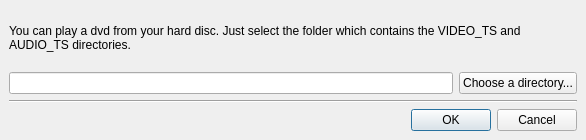
<?xml version="1.0" encoding="UTF-8"?>
<ui version="4.0">
 <class>InputDVDDirectory</class>
 <widget class="QDialog" name="InputDVDDirectory">
  <property name="geometry">
   <rect>
    <x>0</x>
    <y>0</y>
    <width>586</width>
    <height>140</height>
   </rect>
  </property>
  <property name="windowTitle">
   <string>ROSA Media Player - Play a DVD from a folder</string>
  </property>
  <property name="modal">
   <bool>true</bool>
  </property>
  <layout class="QVBoxLayout">
   <property name="spacing">
    <number>6</number>
   </property>
   <property name="margin">
    <number>9</number>
   </property>
   <item>
    <widget class="QLabel" name="intro_text">
     <property name="sizePolicy">
      <sizepolicy hsizetype="Expanding" vsizetype="Preferred">
       <horstretch>0</horstretch>
       <verstretch>0</verstretch>
      </sizepolicy>
     </property>
     <property name="text">
      <string>You can play a dvd from your hard disc. Just select the folder which contains the VIDEO_TS and AUDIO_TS directories.</string>
     </property>
     <property name="alignment">
      <set>Qt::AlignVCenter</set>
     </property>
     <property name="wordWrap">
      <bool>true</bool>
     </property>
    </widget>
   </item>
   <item>
    <layout class="QHBoxLayout">
     <property name="spacing">
      <number>6</number>
     </property>
     <property name="margin">
      <number>0</number>
     </property>
     <item>
      <widget class="QLineEdit" name="dvd_directory_edit">
       <property name="sizePolicy">
        <sizepolicy hsizetype="Expanding" vsizetype="Fixed">
         <horstretch>0</horstretch>
         <verstretch>0</verstretch>
        </sizepolicy>
       </property>
      </widget>
     </item>
     <item>
      <widget class="QPushButton" name="searchButton">
       <property name="text">
        <string>Choose a directory...</string>
       </property>
      </widget>
     </item>
    </layout>
   </item>
   <item>
    <widget class="Line" name="line1">
     <property name="sizePolicy">
      <sizepolicy hsizetype="Expanding" vsizetype="Fixed">
       <horstretch>0</horstretch>
       <verstretch>0</verstretch>
      </sizepolicy>
     </property>
     <property name="frameShape">
      <enum>QFrame::HLine</enum>
     </property>
     <property name="frameShadow">
      <enum>QFrame::Sunken</enum>
     </property>
     <property name="orientation">
      <enum>Qt::Horizontal</enum>
     </property>
    </widget>
   </item>
   <item>
    <layout class="QHBoxLayout">
     <property name="spacing">
      <number>6</number>
     </property>
     <property name="margin">
      <number>0</number>
     </property>
     <item>
      <spacer>
       <property name="orientation">
        <enum>Qt::Horizontal</enum>
       </property>
       <property name="sizeHint" stdset="0">
        <size>
         <width>40</width>
         <height>20</height>
        </size>
       </property>
      </spacer>
     </item>
     <item>
      <widget class="QDialogButtonBox" name="buttonBox">
       <property name="orientation">
        <enum>Qt::Horizontal</enum>
       </property>
       <property name="standardButtons">
        <set>QDialogButtonBox::Cancel|QDialogButtonBox::Ok</set>
       </property>
      </widget>
     </item>
    </layout>
   </item>
  </layout>
 </widget>
 <layoutdefault spacing="6" margin="11"/>
 <resources/>
 <connections>
  <connection>
   <sender>buttonBox</sender>
   <signal>accepted()</signal>
   <receiver>InputDVDDirectory</receiver>
   <slot>accept()</slot>
   <hints>
    <hint type="sourcelabel">
     <x>468</x>
     <y>185</y>
    </hint>
    <hint type="destinationlabel">
     <x>286</x>
     <y>132</y>
    </hint>
   </hints>
  </connection>
  <connection>
   <sender>buttonBox</sender>
   <signal>rejected()</signal>
   <receiver>InputDVDDirectory</receiver>
   <slot>reject()</slot>
   <hints>
    <hint type="sourcelabel">
     <x>468</x>
     <y>185</y>
    </hint>
    <hint type="destinationlabel">
     <x>286</x>
     <y>132</y>
    </hint>
   </hints>
  </connection>
 </connections>
</ui>
